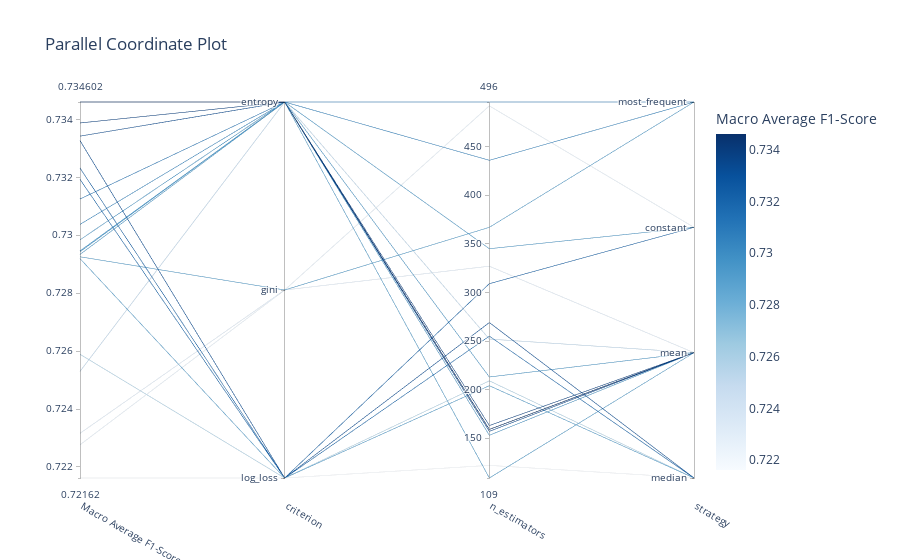

The notebook cell saved with this chart:
### Code cell
# Gráfico de coordenadas paralelas
plot_parallel_coordinate(studyROS, target_name="Macro Average F1-Score")

### Figure 1 — Plotly figure (JSON) as saved in the notebook; plotly's stock layout.template omitted (floating-point values rounded to 4 significant figures)
{"data": [{"dimensions": [{"label": "Macro Average F1-Score", "range": [0.7216, 0.7346], "values": [0.7333, 0.7232, 0.7228, 0.7323, 0.7294, 0.7293, 0.7313, 0.7339, 0.7304, 0.7295, 0.7293, 0.7292, 0.7259, 0.7216, 0.7319, 0.7346, 0.7346, 0.7334, 0.7298, 0.7253]}, {"label": "criterion", "range": [0, 2], "ticktext": ["log_loss", "gini", "entropy"], "tickvals": [0, 1, 2], "values": [0, 1, 1, 0, 2, 1, 2, 2, 2, 2, 2, 0, 0, 0, 0, 2, 2, 2, 2, 2]}, {"label": "n_estimators", "range": [109, 496], "values": [269, 327, 492, 309, 345, 367, 496, 163, 436, 213, 109, 204, 209, 122, 255, 159, 159, 157, 153, 252]}, {"label": "strategy", "range": [0, 3], "ticktext": ["median", "mean", "constant", "most_frequent"], "tickvals": [0, 1, 2, 3], "values": [0, 1, 2, 2, 2, 3, 3, 1, 3, 1, 1, 0, 0, 0, 0, 1, 1, 1, 1, 1]}], "labelangle": 30, "labelside": "bottom", "line": {"color": [0.7333, 0.7232, 0.7228, 0.7323, 0.7294, 0.7293, 0.7313, 0.7339, 0.7304, 0.7295, 0.7293, 0.7292, 0.7259, 0.7216, 0.7319, 0.7346, 0.7346, 0.7334, 0.7298, 0.7253], "colorbar": {"title": {"text": "Macro Average F1-Score"}}, "colorscale": [[0, "rgb(247,251,255)"], [0.125, "rgb(222,235,247)"], [0.25, "rgb(198,219,239)"], [0.375, "rgb(158,202,225)"], [0.5, "rgb(107,174,214)"], [0.625, "rgb(66,146,198)"], [0.75, "rgb(33,113,181)"], [0.875, "rgb(8,81,156)"], [1, "rgb(8,48,107)"]], "reversescale": false, "showscale": true}, "type": "parcoords"}], "layout": {"title": {"text": "Parallel Coordinate Plot"}}}
